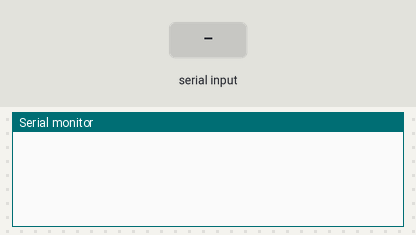
This sketch was run on a simulated ESP8266 (NodeMCU). On the bench: the last lines printed to the serial monitor. The inputs (shaded band) are chosen by the test bench. WiFi joins after 1.5 s; servers stay silent unless stated.

Above: at 3.0 s.
3.1 s: "1" received over the second serial link
At 4.3 s:
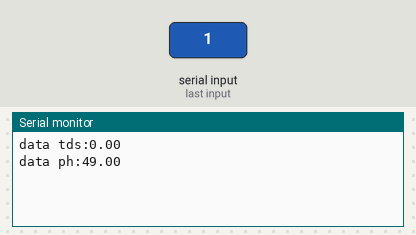
4.6 s: "0" received over the second serial link
At 5.6 s:
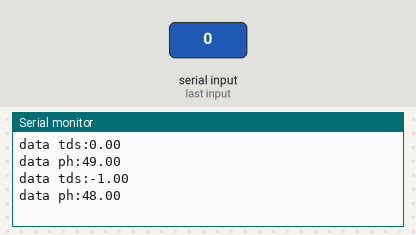
6.1 s: "2" received over the second serial link
At 6.7 s:
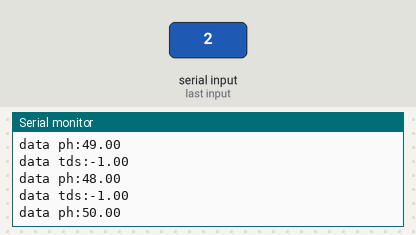

The sketch:

Tubes_NodeMCU_Code_Hydrofarm.ino
```cpp
/*************************************************************

  You’ll need:
   - Blynk IoT app (download from App Store or Google Play)
   - ESP8266 board
   - Decide how to connect to Blynk
     (USB, Ethernet, Wi-Fi, Bluetooth, ...)

  There is a bunch of great example sketches included to show you how to get
  started. Think of them as LEGO bricks  and combine them as you wish.
  For example, take the Ethernet Shield sketch and combine it with the
  Servo example, or choose a USB sketch and add a code from SendData
  example.
 *************************************************************/

// Template ID, Device Name and Auth Token are provided by the Blynk.Cloud
// See the Device Info tab, or Template settings
#define BLYNK_TEMPLATE_ID           "TMPLwHGFbc8B"
#define BLYNK_DEVICE_NAME           "tubesiot"
#define BLYNK_AUTH_TOKEN            "YtiRKoxTRFz3s73rjGKJUEBp4nEvCiNc"


// Comment this out to disable prints and save space
#define BLYNK_PRINT Serial

#include <SoftwareSerial.h>
SoftwareSerial mcu (D6,D5);

#include <ESP8266WiFi.h>
#include <BlynkSimpleEsp8266.h>

char auth[] = BLYNK_AUTH_TOKEN;

// Your WiFi credentials.
// Set password to "" for open networks.
char ssid[] = "K3NO7";
char pass[] = "31052022";


float data;
float tds;
void setup()
{
  // Debug console
  Serial.begin(115200);
  mcu.begin(9600);
  Blynk.begin(auth, ssid, pass);
  // You can also specify server:
  //Blynk.begin(auth, ssid, pass, "blynk.cloud", 80);
  //Blynk.begin(auth, ssid, pass, IPAddress(192,168,1,100), 8080);
}

void loop()
{
  mcu.write("mcu");
  if (mcu.available()>0)
  {
    data=mcu.read();
    Serial.print("data tds:");
    Blynk.virtualWrite(V3, tds);
    Serial.println(tds);
    tds=mcu.read();
    Serial.print("data ph:");
    Blynk.virtualWrite(V2, data);
    Serial.println(data);
  }
  Blynk.run();
  // You can inject your own code or combine it with other sketches.
  // Check other examples on how to communicate with Blynk. Remember
  // to avoid delay() function!
}
```

Measured:
- after the input at 3.1 s, the serial monitor: prints a new line at once (image 1)
- after the input at 4.6 s, the serial monitor: prints a new line at once (image 2)
- after the input at 6.1 s, the serial monitor: prints a new line at once (image 3)
